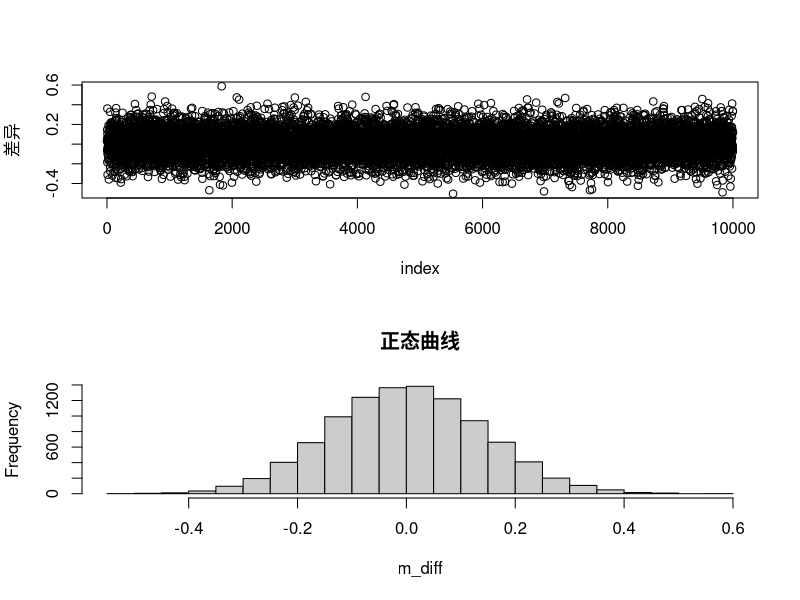

This figure's R source:
#第一个作业
setwd("E://上课//数据可视化//data")
getwd()

install.packages("boot")
library("boot")
data("calcium")

#--计算总体均值---------------
cal_m = mean(calcium$cal)


#--仿真N=10000次(10000个样本)，计算x_bar[10000]
#--simulation----------
N = 10000
x_bar = matrix(0,nrow=N,ncol=1) #x_bar[10000]
m_diff = matrix(0,nrow=N,ncol=1) #m_diff[10000]
for(i in 1:N){  #R的for循环
  x <- sample(calcium$cal,size=100,replace=TRUE);
  x_bar[i] = mean(x)
  m_diff[i] = cal_m-x_bar[i]
}

windows()
par(mfrow=c(2,1))
plot(m_diff,xlab="index",ylab="差异")
hist(m_diff,breaks = 20,col="grey80",main="正态曲线")

#--第2次作业--------------
data(amis)
amis$pair<-as.factor(amis$pair)
amis$warning<-as.factor(amis$warning)
table(amis$pair)
table(amis$pair,amis$warning)